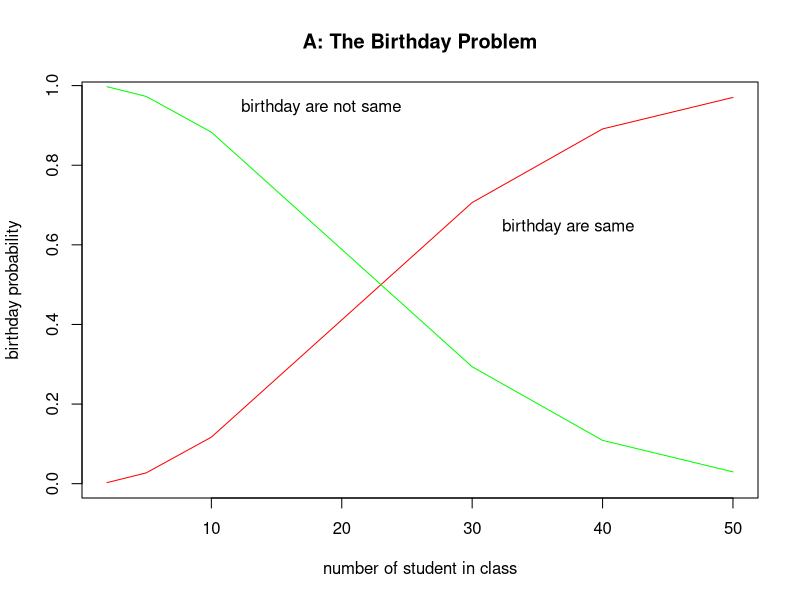

Recreate this plot in R.
k<-c(2,5,10,20,30,40,50)
profdiff<-c();profsame<-c()
for(i in 1:length(k)){
  kk<-k[i]
  profdiff[i]<-prod(365:(365-kk+1))/365^{kk}
  profsame[i]<-1-profdiff[i]
}
plot(k,profsame,xlab = 'number of student in class',ylab = 'birthday probability',col='red','l')
lines(k,profdiff,col='green','l')
legend(10,1,'birthday are not same',box.lty = NULL,bty='n')
legend(30,0.7,'birthday are same',box.lty = NULL,bty = 'n')
title("A: The Birthday Problem")